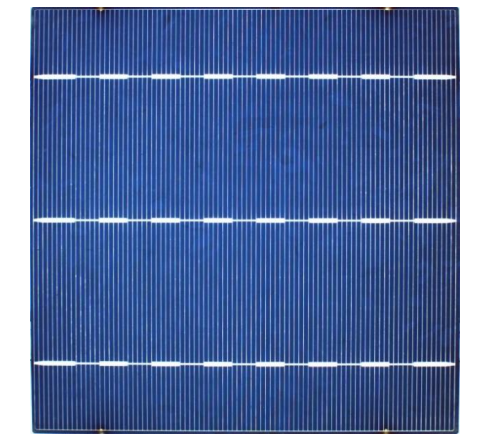
#> input picture PyProjects/cvpy/Retry20230324/2.png, 491 x 441 px
$ python a.py
#> lines starting #> are read from the running program, lines starting #| are printed output that depends on the picture
import cv2
img1 = cv2.imread("2.png")
#> img1 is the input picture: shape (441, 491, 3); mean B, G, R 162.4, 112.5, 89.5
# cv2.imshow("img1",img1)

img2  = img1[:, :, 0]
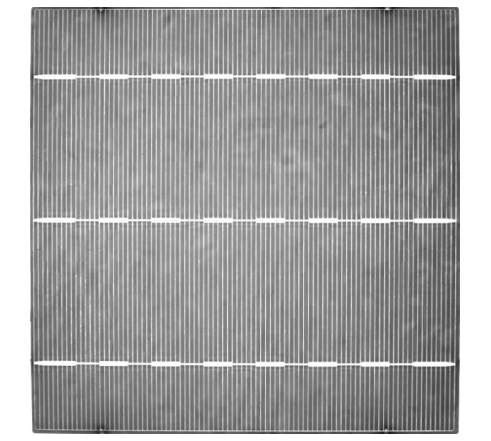
#> img2: shape (441, 491); min 24, max 255, mean 162.4
# cv2.imshow("img2",img2)
wi, hi = img2.shape
#> wi = 441; hi = 491
for w in range(wi):
    for h in range(hi):
        if(img2[w][h]<200):
            img2[w][h]=200
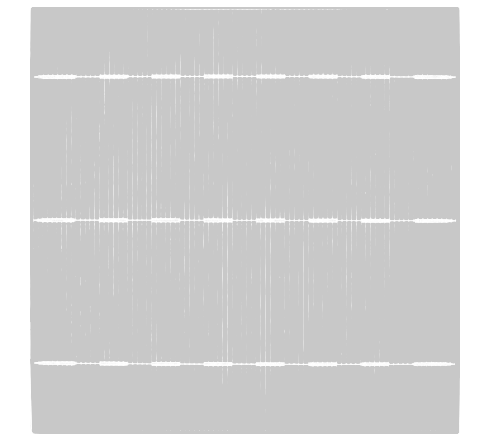
#> img2: shape (441, 491); min 200, max 255, mean 209.7


img3  = img1[:, :, 1]
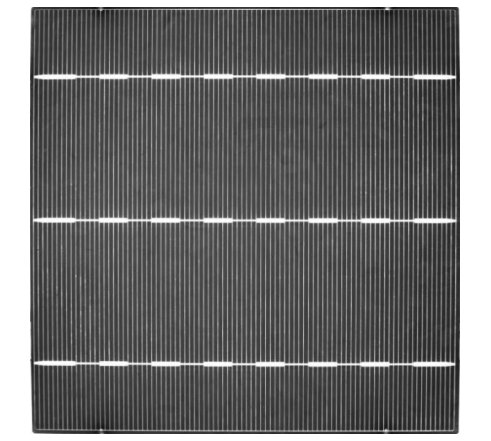
#> img3: shape (441, 491); min 19, max 255, mean 112.5
img4  = img1[:, :, 2]
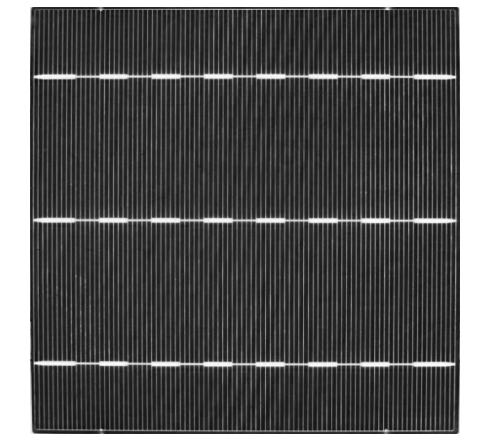
#> img4: shape (441, 491); min 14, max 255, mean 89.5

bgr = cv2.merge([img2, img3, img4])
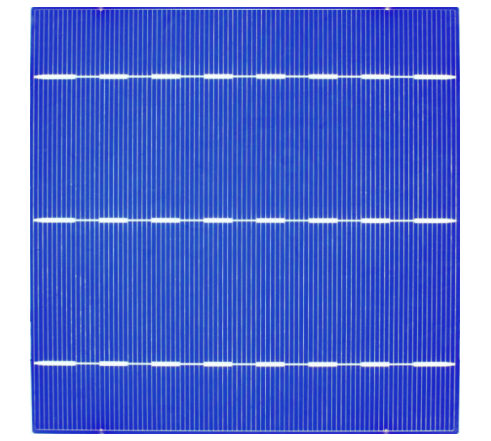
#> bgr: shape (441, 491, 3); mean of channels 0, 1, 2 209.7, 112.5, 89.5; drawn as B, G, R
cv2.imshow("bgr",bgr)
cv2.imwrite("newlight.png",bgr)
cv2.waitKey(0)

$ run again, with PyProjects/cvpy/Retry20230324/3.png copied over PyProjects/cvpy/Retry20230324/2.png
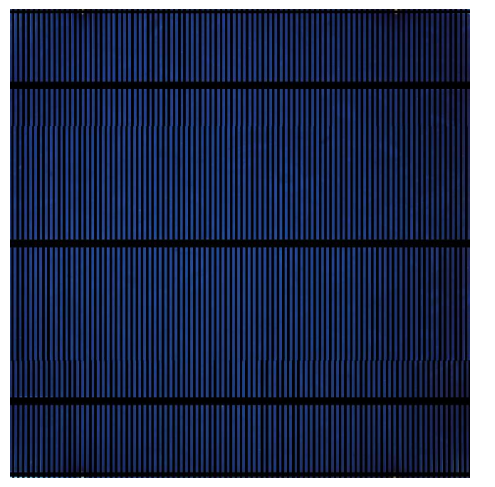
#> input picture PyProjects/cvpy/Retry20230324/3.png, 495 x 487 px
#> img1 is the input picture: shape (487, 495, 3); mean B, G, R 83.5, 53.3, 42.9
#> after the loop `for w in range(wi):`:
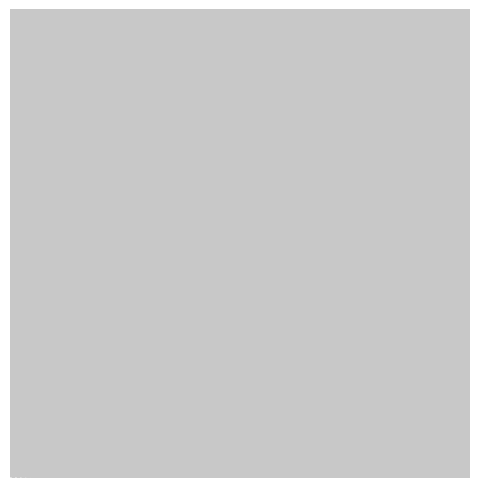
#> img2: shape (487, 495); min 200, max 255, mean 205.8
#> `bgr = cv2.merge([img2, img3, img4])`:
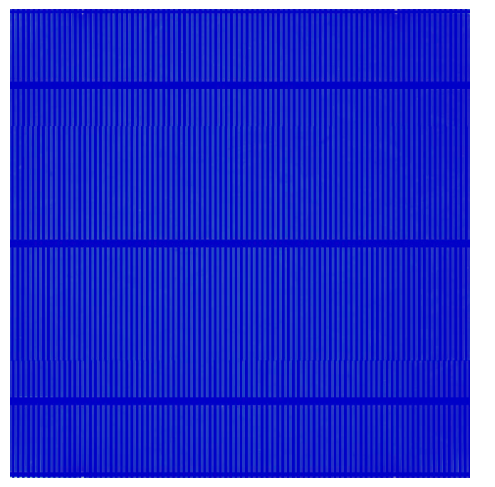
#> bgr: shape (487, 495, 3); mean of channels 0, 1, 2 205.8, 53.3, 42.9; drawn as B, G, R

$ run again, with PyProjects/cvpy/Retry20230324/38.png copied over PyProjects/cvpy/Retry20230324/2.png
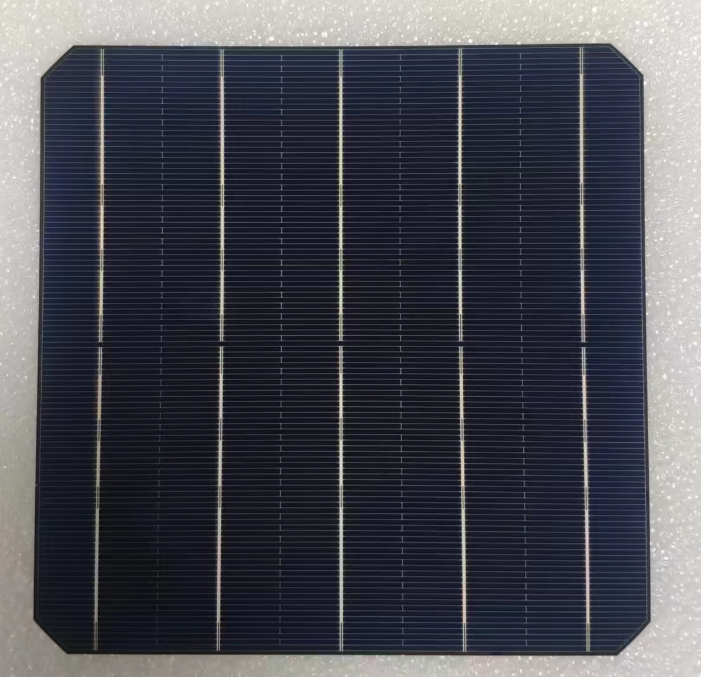
#> input picture PyProjects/cvpy/Retry20230324/38.png, 701 x 677 px
#> img1 is the input picture: shape (677, 701, 3); mean B, G, R 82.1, 73.5, 72.6
#> after the loop `for w in range(wi):`:
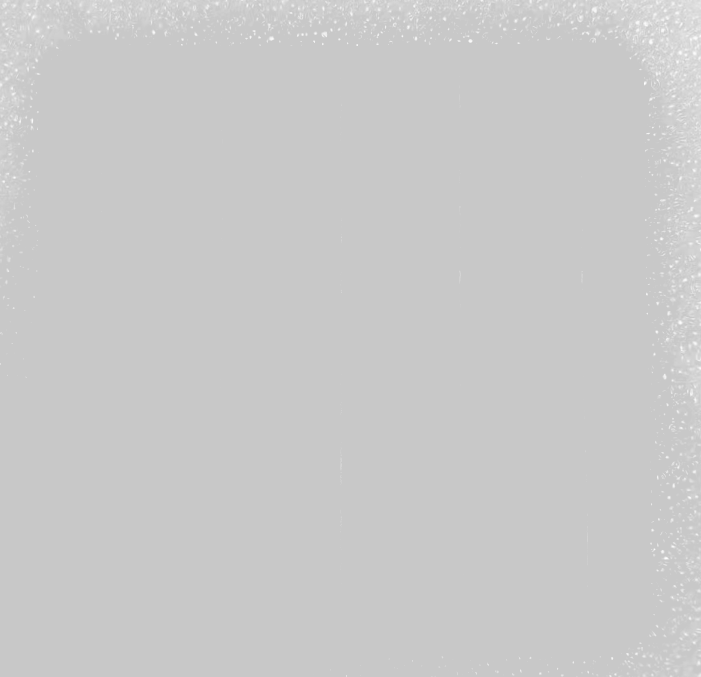
#> img2: shape (677, 701); min 200, max 255, mean 200.9
#> `bgr = cv2.merge([img2, img3, img4])`:
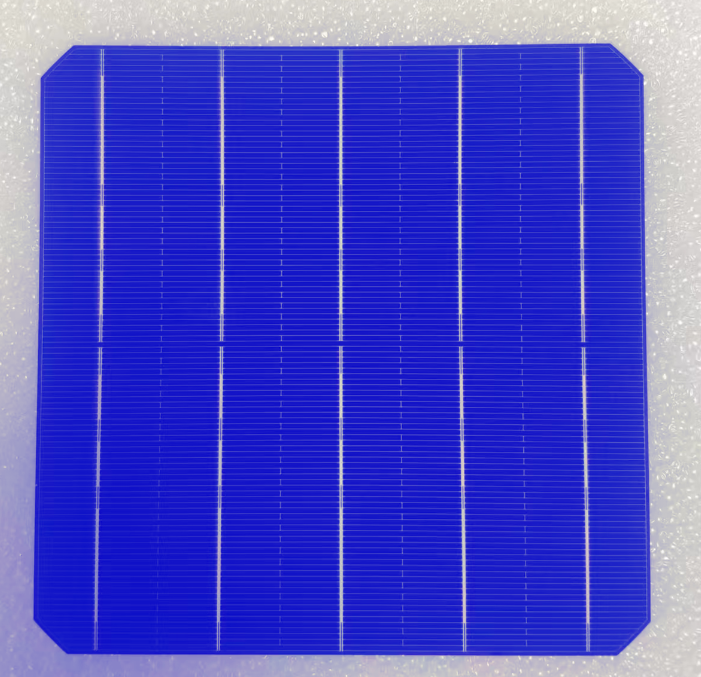
#> bgr: shape (677, 701, 3); mean of channels 0, 1, 2 200.9, 73.5, 72.6; drawn as B, G, R

$ run again, with PyProjects/cvpy/Retry20230324/durkblue.png copied over PyProjects/cvpy/Retry20230324/2.png
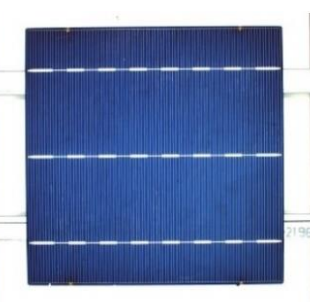
#> input picture PyProjects/cvpy/Retry20230324/durkblue.png, 310 x 302 px
#> img1 is the input picture: shape (302, 310, 3); mean B, G, R 171.6, 128.8, 110.6
#> after the loop `for w in range(wi):`:
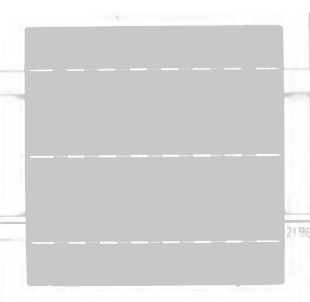
#> img2: shape (302, 310); min 200, max 255, mean 215.2
#> `bgr = cv2.merge([img2, img3, img4])`:
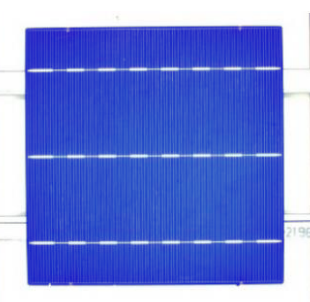
#> bgr: shape (302, 310, 3); mean of channels 0, 1, 2 215.2, 128.8, 110.6; drawn as B, G, R
